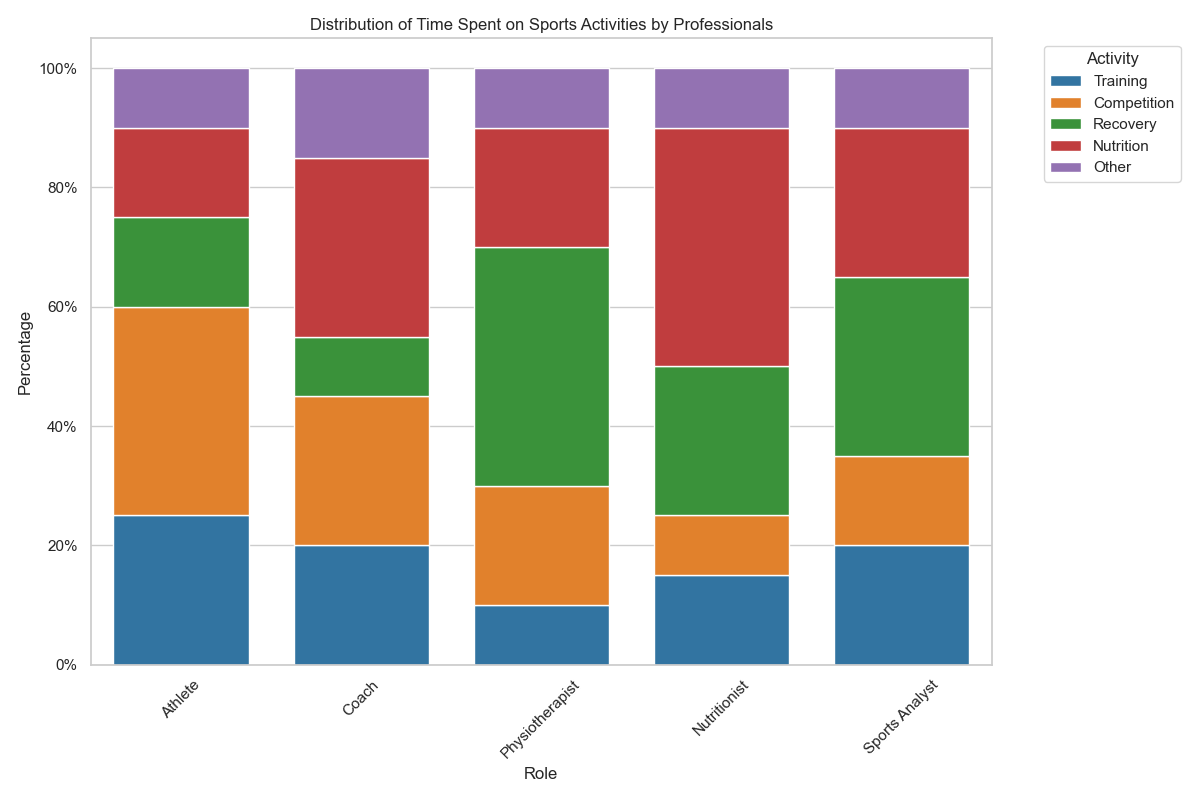

This chart was generated by the following Python code:

import pandas as pd
import seaborn as sns
import matplotlib.pyplot as plt
from matplotlib.ticker import PercentFormatter

# Data
data = {
    'Role': ['Athlete', 'Coach', 'Physiotherapist', 'Nutritionist', 'Sports Analyst'],
    'Training': [25, 20, 10, 15, 20],
    'Competition': [35, 25, 20, 10, 15],
    'Recovery': [15, 10, 40, 25, 30],
    'Nutrition': [15, 30, 20, 40, 25],
    'Other': [10, 15, 10, 10, 10]
}

# Convert dictionary to DataFrame
df = pd.DataFrame(data)

# Calculate the percentage
df.set_index('Role', inplace=True)
df_percentage = df.divide(df.sum(axis=1), axis=0) * 100

# Start a figure with seaborn style
plt.figure(figsize=(12, 8))
sns.set_theme(style="whitegrid")

# Create a color map
colors = ["#1f77b4", "#ff7f0e", "#2ca02c", "#d62728", "#9467bd"]

# Starting position
bar_start = pd.Series([0.0, 0.0, 0.0, 0.0, 0.0], index=df.index)

# Plot each category stack
for col, color in zip(df.columns, colors):
    sns.barplot(
        y=df_percentage[col],
        x=df_percentage.index,
        color=color,
        label=col,
        bottom=bar_start,
        width=0.75
    )
    bar_start += df_percentage[col]

# Customizations
plt.ylabel('Percentage')
plt.xlabel('Role')
plt.title('Distribution of Time Spent on Sports Activities by Professionals')
plt.xticks(rotation=45)
plt.legend(title='Activity', bbox_to_anchor=(1.05, 1), loc='upper left')

# Convert y-axis labels to percentage
plt.gca().yaxis.set_major_formatter(PercentFormatter())

# Show the plot
plt.tight_layout()
plt.show()
